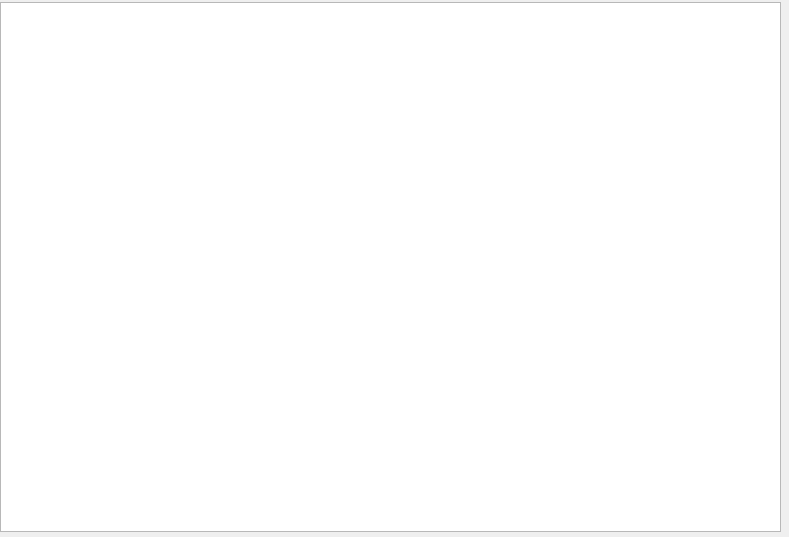
<?xml version="1.0" encoding="UTF-8"?>
<ui version="4.0">
 <class>Form</class>
 <widget class="QWidget" name="Form">
  <property name="geometry">
   <rect>
    <x>0</x>
    <y>0</y>
    <width>789</width>
    <height>537</height>
   </rect>
  </property>
  <property name="windowTitle">
   <string>Form</string>
  </property>
  <widget class="QTableView" name="tableView">
   <property name="geometry">
    <rect>
     <x>0</x>
     <y>2</y>
     <width>781</width>
     <height>530</height>
    </rect>
   </property>
  </widget>
 </widget>
 <resources/>
 <connections/>
</ui>
